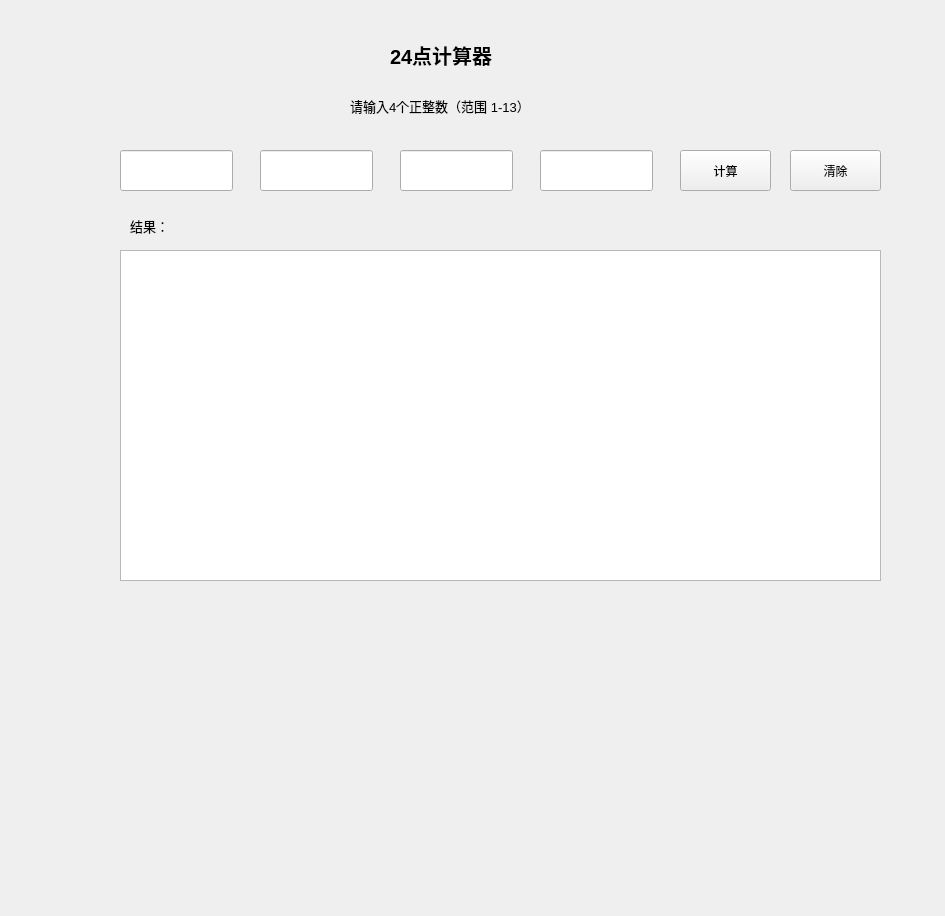
<?xml version="1.0" encoding="UTF-8"?>
<ui version="4.0">
 <class>Point24_guiClass</class>
 <widget class="QWidget" name="Point24_guiClass">
  <property name="geometry">
   <rect>
    <x>0</x>
    <y>0</y>
    <width>945</width>
    <height>916</height>
   </rect>
  </property>
  <property name="windowTitle">
   <string>Point24_gui</string>
  </property>
  <widget class="QLabel" name="label">
   <property name="geometry">
    <rect>
     <x>390</x>
     <y>30</y>
     <width>141</width>
     <height>51</height>
    </rect>
   </property>
   <property name="font">
    <font>
     <pointsize>15</pointsize>
    </font>
   </property>
   <property name="text">
    <string>&lt;html&gt;&lt;head/&gt;&lt;body&gt;&lt;p&gt;&lt;span style=&quot; font-weight:600;&quot;&gt;24点计算器&lt;/span&gt;&lt;/p&gt;&lt;/body&gt;&lt;/html&gt;</string>
   </property>
  </widget>
  <widget class="QLabel" name="label_2">
   <property name="geometry">
    <rect>
     <x>350</x>
     <y>80</y>
     <width>251</width>
     <height>51</height>
    </rect>
   </property>
   <property name="font">
    <font>
     <pointsize>10</pointsize>
    </font>
   </property>
   <property name="text">
    <string>请输入4个正整数（范围 1-13）</string>
   </property>
  </widget>
  <widget class="QLineEdit" name="num1">
   <property name="geometry">
    <rect>
     <x>120</x>
     <y>150</y>
     <width>113</width>
     <height>41</height>
    </rect>
   </property>
  </widget>
  <widget class="QLineEdit" name="num2">
   <property name="geometry">
    <rect>
     <x>260</x>
     <y>150</y>
     <width>113</width>
     <height>41</height>
    </rect>
   </property>
  </widget>
  <widget class="QLineEdit" name="num3">
   <property name="geometry">
    <rect>
     <x>400</x>
     <y>150</y>
     <width>113</width>
     <height>41</height>
    </rect>
   </property>
  </widget>
  <widget class="QLineEdit" name="lineEdit_4">
   <property name="geometry">
    <rect>
     <x>540</x>
     <y>150</y>
     <width>113</width>
     <height>41</height>
    </rect>
   </property>
  </widget>
  <widget class="QPushButton" name="calculate">
   <property name="geometry">
    <rect>
     <x>680</x>
     <y>150</y>
     <width>91</width>
     <height>41</height>
    </rect>
   </property>
   <property name="text">
    <string>计算</string>
   </property>
  </widget>
  <widget class="QPushButton" name="clear">
   <property name="geometry">
    <rect>
     <x>790</x>
     <y>150</y>
     <width>91</width>
     <height>41</height>
    </rect>
   </property>
   <property name="text">
    <string>清除</string>
   </property>
  </widget>
  <widget class="QTextBrowser" name="textBrowser">
   <property name="geometry">
    <rect>
     <x>120</x>
     <y>250</y>
     <width>761</width>
     <height>331</height>
    </rect>
   </property>
  </widget>
  <widget class="QLabel" name="label_3">
   <property name="geometry">
    <rect>
     <x>130</x>
     <y>200</y>
     <width>141</width>
     <height>51</height>
    </rect>
   </property>
   <property name="font">
    <font>
     <pointsize>10</pointsize>
    </font>
   </property>
   <property name="text">
    <string>结果：</string>
   </property>
  </widget>
 </widget>
 <layoutdefault spacing="6" margin="11"/>
 <resources>
  <include location="Point24_gui.qrc"/>
 </resources>
 <connections>
  <connection>
   <sender>calculate</sender>
   <signal>clicked()</signal>
   <receiver>Point24_guiClass</receiver>
   <slot>caculate_button()</slot>
   <hints>
    <hint type="sourcelabel">
     <x>708</x>
     <y>170</y>
    </hint>
    <hint type="destinationlabel">
     <x>715</x>
     <y>120</y>
    </hint>
   </hints>
  </connection>
  <connection>
   <sender>clear</sender>
   <signal>clicked()</signal>
   <receiver>Point24_guiClass</receiver>
   <slot>clear()</slot>
   <hints>
    <hint type="sourcelabel">
     <x>858</x>
     <y>171</y>
    </hint>
    <hint type="destinationlabel">
     <x>902</x>
     <y>171</y>
    </hint>
   </hints>
  </connection>
 </connections>
 <slots>
  <slot>caculate_button()</slot>
  <slot>clear()</slot>
 </slots>
</ui>
